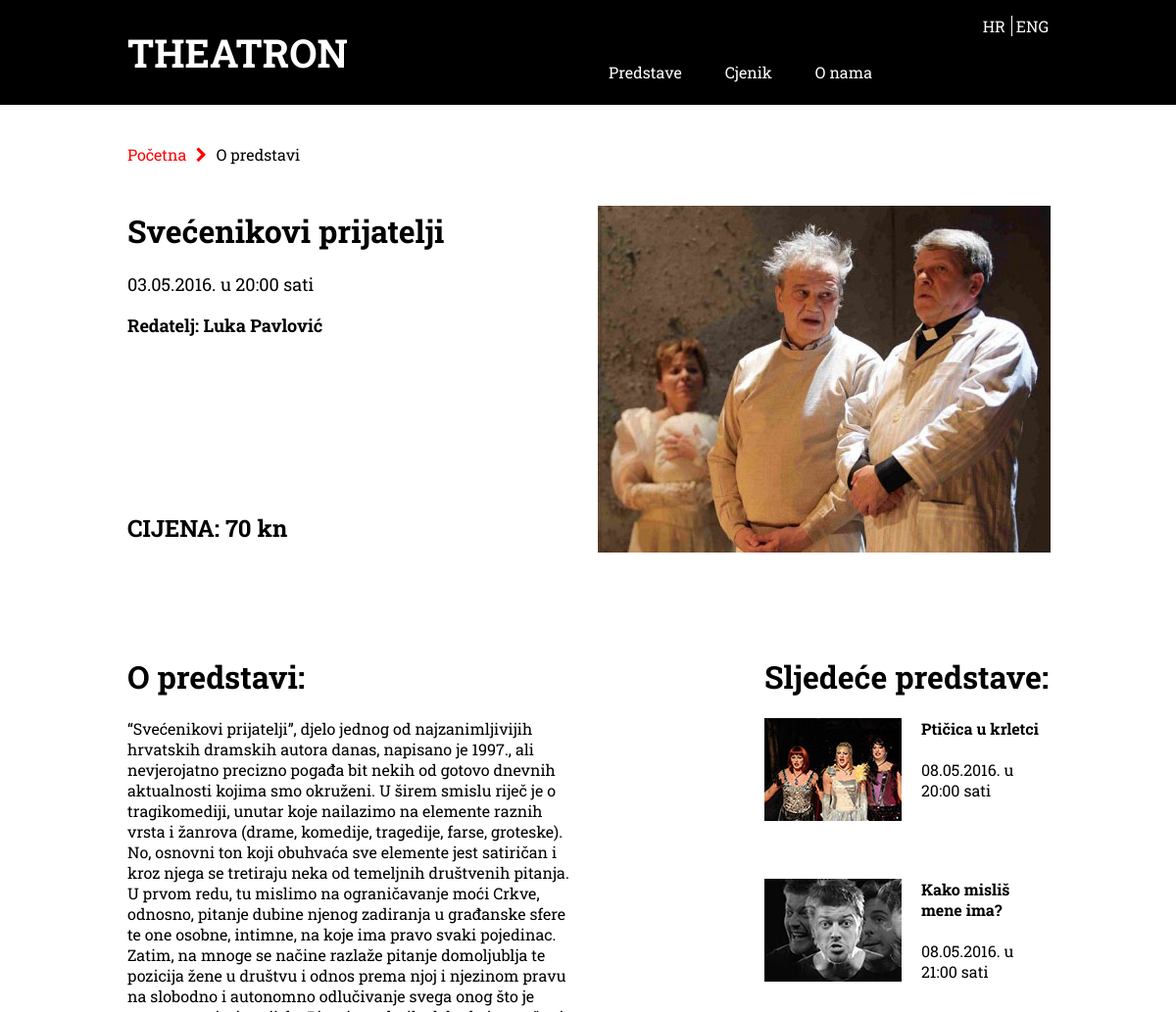
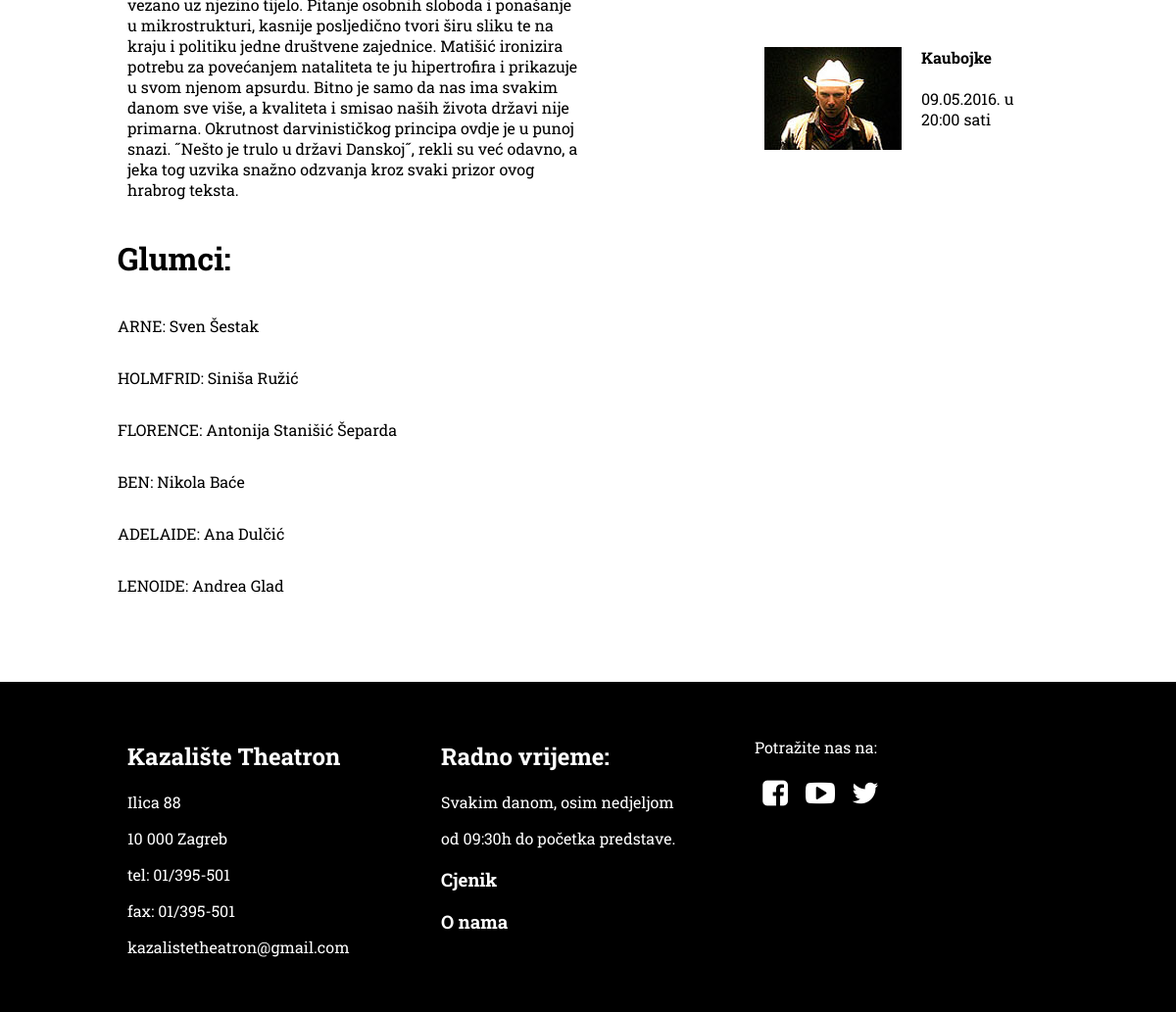
/kazaliste/opredstavi.php?id=1, run on the app's committed database (2 pictures, top to bottom).
### tables this page shows
CREATE TABLE `predstave` (
  `id` int(11) NOT NULL,
  `naslov` varchar(255) NOT NULL,
  `oPredstavi` text NOT NULL,
  `datum` varchar(255) NOT NULL,
  `sati` varchar(255) NOT NULL,
  `cijena` float NOT NULL,
  `idRedatelja` int(11) NOT NULL
);

CREATE TABLE `redatelj` (
  `id` int(11) NOT NULL,
  `ime` varchar(255) NOT NULL,
  `prezime` varchar(255) NOT NULL
);

CREATE TABLE `slike` (
  `id` int(11) NOT NULL,
  `idPredstave` int(11) NOT NULL,
  `slika140` varchar(255) NOT NULL,
  `slika300` varchar(255) NOT NULL,
  `slika400` varchar(255) NOT NULL,
  `slika460` varchar(255) NOT NULL,
  `slika460x350` varchar(255) NOT NULL
);

CREATE TABLE `glumci` (
  `id` int(11) NOT NULL,
  `idPredstave` int(11) NOT NULL,
  `imeGlumac` varchar(255) NOT NULL,
  `prezimeGlumac` varchar(255) NOT NULL,
  `uloga` varchar(255) NOT NULL
);

### kazaliste/opredstavi.php (the view, shortened to what this page needs)
<!DOCTYPE html>
<html>
   <head>
      <link rel="stylesheet" href="css/normalize.css" />
      <link rel="stylesheet" href="css/grid.css" />
      <link rel="stylesheet" href="css/stil.css" />
      <link rel="stylesheet" href="fonts/css/fontello.css"/>
   </head>
   <body>
      <header class="site-header">
         <div class="row">
            <div class="column column-4">
               <h1 class="logo"><a href="index.php">THEATRON</a></h1>
            </div>
            <div class="column column-6">
               <nav class="main-navigation">
                  <ul>
                     <li><a href="predstave.php">Predstave</a></li>
                     <li><a href="cjenik.php">Cjenik</a></li>
                     <li><a href="onama.html">O nama</a></li>
                  </ul>
               </nav>
            </div>
            <div class="column column-2">
               <div class="lang">
                  <li>
                     <ul>
                  <li><a href="#">HR</a></li>
                  <li><a href="eng/opredstavi_eng.php">ENG </a></li>
                  </li>
               </div>
            </div>
         </div>
      </header>
      <section class="main">
         <div class="row">
            <div class="column column-12 navigiraj">
               <a href="index.php">Početna <i class="icon-right-open"></i></a> O predstavi
               <br><br><br>
            </div>
            <br><br><br>
            <?php
              $idGet='';
              if (isset($_GET['id'])) {
                  $idGet= $_GET['id'];
                  }
              $dbc= mysqli_connect('localhost', 'root','root', 'theatron') or die('Error connecting to MySQL.');
              $query= "SELECT * from predstave
                       join redatelj on predstave.idRedatelja=redatelj.id
                       join slike on slike.idPredstave=predstave.id
                       where predstave.id = " . $idGet;
              $result= mysqli_query($dbc, $query) or die("Error quering database");
              $row = mysqli_fetch_array($result);
              echo '
              <div class=" grupaPredstava column column-6">
              <h1>' . $row['naslov'].'</h1>
              <p>' .$row['datum'] .' u ' .$row['sati'] .'  sati </p>
              <p><b>Redatelj: ' . $row['ime'] . ' ' . $row['prezime'] . '</b></p>
              <br>
              <h2><b>CIJENA: '.$row['cijena'] .' kn</b></h2>
              </div>
              <div class="column column-6">
              <img src="' .$row['slika460x350'] . '" alt="">
              </div>';
               ?>
         </div>
      </section>
      <br><br><br><br>
      <section class="oPredstaviDetails">
         <div class="row">
            <div class="column column-6">
               <?php
                  echo '<h1>O predstavi:</h1>';
                  echo '<p> ' . $row['oPredstavi'] . '</p>';
                  ?>
            </div>
            <div class="column column-6">
               <div class="sljedecePred2">
                  <h1>Sljedeće predstave:</h1>
                  <?php
                     $query= "SELECT predstave.id, slike.slika140, predstave.naslov, predstave.datum, predstave.sati
                              from predstave
                              join slike on predstave.id=slike.idPredstave limit 3,3";
                     $result= mysqli_query($dbc, $query) or die("Error quering database");
                     while($row = mysqli_fetch_array($result)){
                       echo ' <div class="slijediPred">
                        <a href="opredstavi.php?id=' . $row[0]. ' "><img src=" ' . $row['slika140'] .'">
                        <h4>' . $row['naslov']. '</h4>
                        <p>' . $row['datum'].' u ' .$row['sati'] .' sati</p></a>
                        </div>
                        <br><br>';
                     }
                     ?>
               </div>
            </div>
         </div>
      </section>
      <section class="glumci">
         <div class="row">
            <?php  $query= "SELECT * from glumci
               join predstave on glumci.idPredstave=predstave.id
               where predstave.id = " . $idGet;
               $result= mysqli_query($dbc, $query) or die("Error quering database");
               echo '<h1>Glumci: </h1>';
               while($row = mysqli_fetch_array($result)){
               echo ' <div class="column column-12">';
               echo '<p>' . $row['uloga'] . ': ' .$row['imeGlumac'] . ' ' .$row['prezimeGlumac'] . '</p>';
               echo '</div>';
               };
               ?>
         </div>
      </section>
      <br><br><br><br>
      <footer class="site-footer">
         <div class="row">
            <div class="column column-4">
               <h2>Kazalište Theatron</h2>
               <p>Ilica 88</p>
               <p>10 000 Zagreb</p>
               <p>tel: 01/395-501</p>
               <p>fax: 01/395-501</p>
               <p>kazalistetheatron@gmail.com</p>
            </div>
            <div class="column column-4">
               <h2>Radno vrijeme:</h2>
               <p>Svakim danom, osim nedjeljom</p>
               <p>od 09:30h do početka predstave.</p>
               <h3><a href="cjenik.php">Cjenik</a></h3>
               <h3><a href="onama.html">O nama</a></h3>
            </div>
            <div class="ikone column column-4">
               <p>Potražite nas na:</p>
               <p><a href="#"><i class="icon-facebook-squared"></i></a>
                  <a href="#"><i class="icon-youtube-play"></i></a>
                  <a href="#"><i class="icon-twitter"></i></a>
               </p>
            </div>
         </div>
      </footer>
   </body>
</html>

### kazaliste/css/grid.css (style rules this page uses)
.row:before, .row:after, .column:before, .column:after, .cf:before, .cf:after { content: " "; display: table; }
.row:after, .column:after, .cf:after { clear: both; }
.column-2 { width: 140px; }
.column-4 { width: 300px; }
.column-6 { width: 460px; }
.column-12 { width: 940px; }
.column { margin: 0 10px; float: left; }
.row { width: 960px; margin: 0 auto; }

### kazaliste/css/stil.css (style rules this page uses)
.column img { float: left; margin-right: 20px; }
.logo { font-size: 40px; }
.site-header { background-color: black; width:100%; font-family: 'Roboto Slab', serif; }
.site-header a { text-decoration: none; color:white; font-family: 'Roboto Slab', serif; }
.site-header h1 { color:white; }
.main-navigation { margin-top:22px; float:right; margin-left:20px; }
.main-navigation ul { margin: 0 auto; padding:0; margin-top:21px; }
.main-navigation li { display:inline-block; font-size: 16px; color:white; }
.main-navigation a { padding:20px; display: block; text-decoration: none; color:white; }
.lang { float:right; }
.lang li { display:inline-block; }
.lang ul li:first-child { padding-right:6px; border-right: 1px solid white; }
.site-footer { padding:40px 0; background-color: black; color:white; font-family: 'Roboto Slab', serif; }
.site-footer a { text-decoration: none; color:white; }
.ikone i { font-size: 30px; }
.ikone a { color:white; }
.navigiraj { padding-top:40px; }
.navigiraj a { text-decoration: none; font-size:1em; color:red; }
.body-onama, .cjenik, .popusti, .introPredstave, .oPredstaviDetails, .main, .glumci { font-family: 'Roboto Slab', serif; }
.sljedecePred2 { float:right; }
.sljedecePred a, .sljedecePred2 a { text-decoration: none; color:black; }
.grupaPredstava { margin-top:-17px; }
.grupaPredstava>h2 { padding-top:120px; }
.grupaPredstava>p { font-size: 18px; }
.glumci .column-12>p { margin-left:-10px; }

### data on the page
predstave: naslov "Svećenikovi prijatelji", datum "03.05.2016.", sati "20:00", redatelj.ime "Luka", redatelj.prezime "Pavlović", cijena "70", slike.slika460x350 (picture), oPredstavi "“Svećenikovi prijatelji”, djelo jednog od najzanimljivijih hrvatskih dramskih autora danas, napisano je 1997., ali nevjerojatno precizno pogađa bit nekih od gotovo dnevnih aktualnosti kojima smo okruženi. U širem smislu riječ je o tragikomediji, unutar koje nailazimo na elemente raznih vrsta i žanrova (drame, komedije, tragedije, farse, groteske). No, osnovni ton koji obuhvaća sve elemente jest satiričan i kroz njega se tretiraju neka od temeljnih društvenih pitanja. U prvom redu, tu mislimo na ograničavanje moći Crkve, odnosno, pitanje dubine njenog zadiranja u građanske sfere te one osobne, intimne, na koje ima pravo svaki pojedinac. Zatim, na mnoge se načine razlaže pitanje domoljublja…"
slike: slika140 (picture), idPredstave.naslov "Ptičica u krletci", idPredstave.datum "08.05.2016.", idPredstave.sati "20:00"
slike: slika140 (picture), idPredstave.naslov "Kako misliš mene ima?", idPredstave.datum "08.05.2016.", idPredstave.sati "21:00"
slike: slika140 (picture), idPredstave.naslov "Kaubojke", idPredstave.datum "09.05.2016.", idPredstave.sati "20:00"
glumci: uloga "ARNE", imeGlumac "Sven", prezimeGlumac "Šestak"
glumci: uloga "HOLMFRID", imeGlumac "Siniša", prezimeGlumac "Ružić"
glumci: uloga "FLORENCE", imeGlumac "Antonija", prezimeGlumac "Stanišić Šeparda"
glumci: uloga "BEN", imeGlumac "Nikola", prezimeGlumac "Baće"
glumci: uloga "ADELAIDE", imeGlumac "Ana", prezimeGlumac "Dulčić"
glumci: uloga "LENOIDE", imeGlumac "Andrea", prezimeGlumac "Glad"
